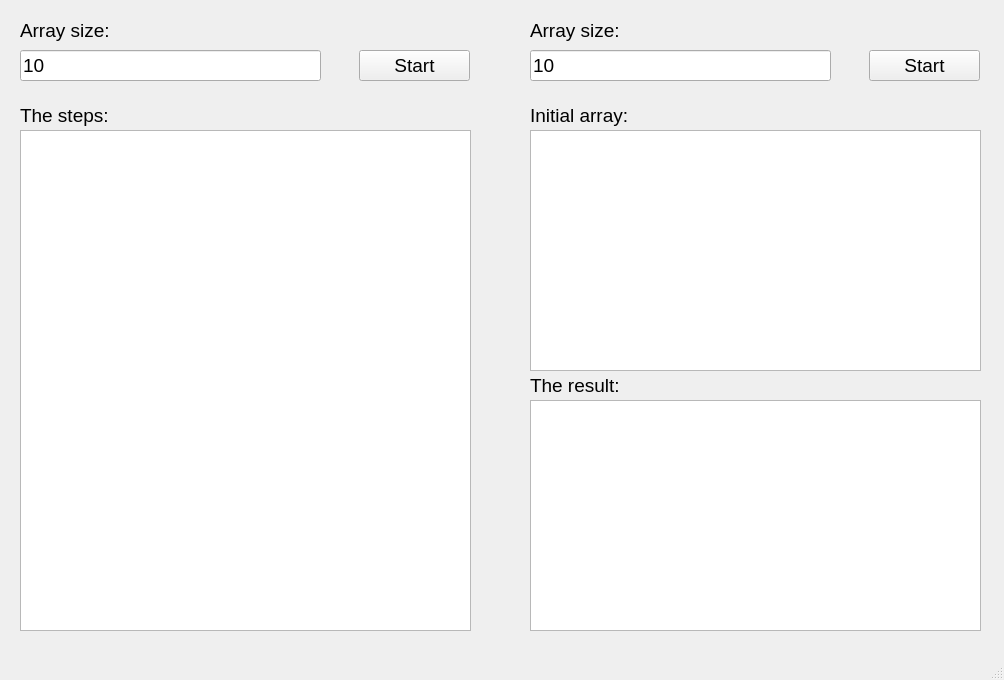
<?xml version="1.0" encoding="UTF-8"?>
<ui version="4.0">
 <class>MainWindow</class>
 <widget class="QMainWindow" name="MainWindow">
  <property name="geometry">
   <rect>
    <x>0</x>
    <y>0</y>
    <width>1004</width>
    <height>680</height>
   </rect>
  </property>
  <property name="windowTitle">
   <string>MainWindow</string>
  </property>
  <widget class="QWidget" name="centralwidget">
   <widget class="QLineEdit" name="lineEdit">
    <property name="geometry">
     <rect>
      <x>20</x>
      <y>50</y>
      <width>301</width>
      <height>31</height>
     </rect>
    </property>
    <property name="font">
     <font>
      <pointsize>14</pointsize>
     </font>
    </property>
    <property name="text">
     <string>10</string>
    </property>
    <property name="readOnly">
     <bool>false</bool>
    </property>
   </widget>
   <widget class="QPlainTextEdit" name="plainTextEdit">
    <property name="geometry">
     <rect>
      <x>20</x>
      <y>130</y>
      <width>451</width>
      <height>501</height>
     </rect>
    </property>
    <property name="font">
     <font>
      <pointsize>14</pointsize>
     </font>
    </property>
    <property name="readOnly">
     <bool>true</bool>
    </property>
   </widget>
   <widget class="QLineEdit" name="lineEdit_2">
    <property name="geometry">
     <rect>
      <x>530</x>
      <y>50</y>
      <width>301</width>
      <height>31</height>
     </rect>
    </property>
    <property name="font">
     <font>
      <pointsize>14</pointsize>
     </font>
    </property>
    <property name="text">
     <string>10</string>
    </property>
    <property name="maxLength">
     <number>10</number>
    </property>
    <property name="readOnly">
     <bool>false</bool>
    </property>
   </widget>
   <widget class="QLabel" name="label_2">
    <property name="geometry">
     <rect>
      <x>20</x>
      <y>100</y>
      <width>221</width>
      <height>31</height>
     </rect>
    </property>
    <property name="font">
     <font>
      <pointsize>14</pointsize>
     </font>
    </property>
    <property name="text">
     <string>The steps:</string>
    </property>
   </widget>
   <widget class="QPushButton" name="pushButton_2">
    <property name="geometry">
     <rect>
      <x>869</x>
      <y>50</y>
      <width>111</width>
      <height>31</height>
     </rect>
    </property>
    <property name="font">
     <font>
      <pointsize>14</pointsize>
     </font>
    </property>
    <property name="text">
     <string>Start</string>
    </property>
   </widget>
   <widget class="QLabel" name="label_3">
    <property name="geometry">
     <rect>
      <x>530</x>
      <y>20</y>
      <width>191</width>
      <height>21</height>
     </rect>
    </property>
    <property name="font">
     <font>
      <pointsize>14</pointsize>
     </font>
    </property>
    <property name="text">
     <string>Array size:</string>
    </property>
   </widget>
   <widget class="QPushButton" name="pushButton">
    <property name="geometry">
     <rect>
      <x>359</x>
      <y>50</y>
      <width>111</width>
      <height>31</height>
     </rect>
    </property>
    <property name="font">
     <font>
      <pointsize>14</pointsize>
     </font>
    </property>
    <property name="text">
     <string>Start</string>
    </property>
   </widget>
   <widget class="QLabel" name="label_5">
    <property name="geometry">
     <rect>
      <x>530</x>
      <y>370</y>
      <width>221</width>
      <height>31</height>
     </rect>
    </property>
    <property name="font">
     <font>
      <pointsize>14</pointsize>
     </font>
    </property>
    <property name="text">
     <string>The result:</string>
    </property>
   </widget>
   <widget class="QLabel" name="label_4">
    <property name="geometry">
     <rect>
      <x>530</x>
      <y>100</y>
      <width>221</width>
      <height>31</height>
     </rect>
    </property>
    <property name="font">
     <font>
      <pointsize>14</pointsize>
     </font>
    </property>
    <property name="text">
     <string>Initial array:</string>
    </property>
   </widget>
   <widget class="QPlainTextEdit" name="plainTextEdit_3">
    <property name="geometry">
     <rect>
      <x>530</x>
      <y>400</y>
      <width>451</width>
      <height>231</height>
     </rect>
    </property>
    <property name="font">
     <font>
      <pointsize>14</pointsize>
     </font>
    </property>
    <property name="readOnly">
     <bool>true</bool>
    </property>
   </widget>
   <widget class="QLabel" name="label">
    <property name="geometry">
     <rect>
      <x>20</x>
      <y>20</y>
      <width>251</width>
      <height>21</height>
     </rect>
    </property>
    <property name="font">
     <font>
      <pointsize>14</pointsize>
     </font>
    </property>
    <property name="text">
     <string>Array size:</string>
    </property>
   </widget>
   <widget class="QPlainTextEdit" name="plainTextEdit_2">
    <property name="geometry">
     <rect>
      <x>530</x>
      <y>130</y>
      <width>451</width>
      <height>241</height>
     </rect>
    </property>
    <property name="font">
     <font>
      <pointsize>14</pointsize>
     </font>
    </property>
   </widget>
  </widget>
  <widget class="QMenuBar" name="menubar">
   <property name="geometry">
    <rect>
     <x>0</x>
     <y>0</y>
     <width>1004</width>
     <height>21</height>
    </rect>
   </property>
  </widget>
  <widget class="QStatusBar" name="statusbar"/>
 </widget>
 <resources/>
 <connections/>
</ui>
